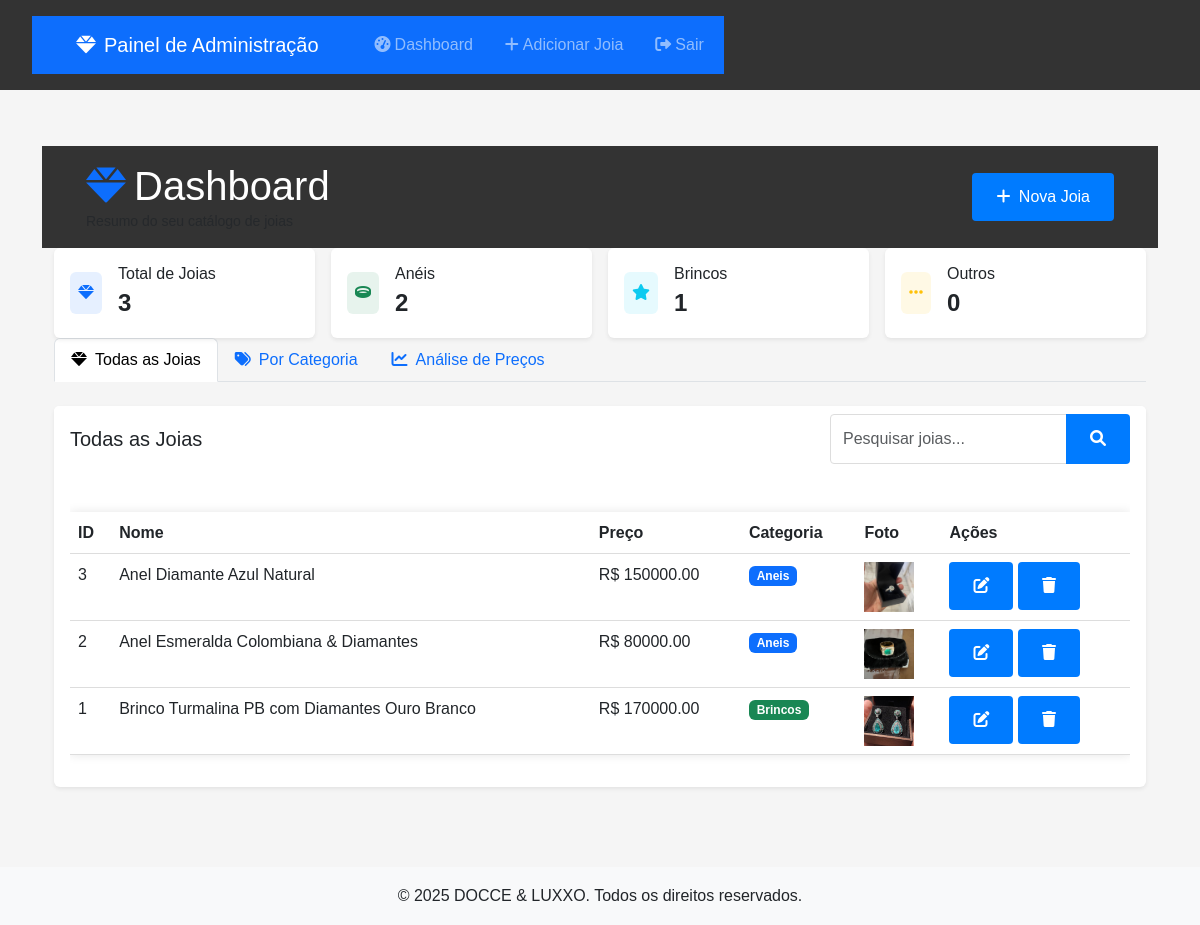
The app's page /admin/dashboard (signed in) with its own data.
### app/models.py (models this page shows, shortened)
class Joia(db.Model):
    id = db.Column(db.Integer, primary_key=True)
    nome = db.Column(db.String(100), nullable=False)
    preco = db.Column(db.Float, nullable=False)
    descricao = db.Column(db.Text, nullable=False)
    categoria = db.Column(db.String(50), nullable=False)
    foto = db.Column(db.String(200), nullable=False)

### app/routes.py (the view)
@admin.route('/dashboard')
@login_required
def dashboard():
    try:
        joias = Joia.query.order_by(Joia.id.desc()).all()
        total_joias = len(joias)
        aneis_count = len([joia for joia in joias if joia.categoria == 'aneis'])
        brincos_count = len([joia for joia in joias if joia.categoria == 'brincos'])
        outros_count = len([joia for joia in joias if joia.categoria not in ['aneis', 'brincos']])
        categorias = [
            {
                'nome': 'aneis',
                'quantidade': aneis_count,
                'joias': [joia for joia in joias if joia.categoria == 'aneis'][:4]
            },
            {
                'nome': 'brincos',
                'quantidade': brincos_count,
                'joias': [joia for joia in joias if joia.categoria == 'brincos'][:4]
            },
            {
                'nome': 'outros',
                'quantidade': outros_count,
                'joias': [joia for joia in joias if joia.categoria not in ['aneis', 'brincos']] or []
            }
        ]
        precos = [joia.preco for joia in joias]
        max_preco = max(precos) if precos else 0
        min_preco = min(precos) if precos else 0
        avg_preco = (sum(precos) / len(precos)) if precos else 0
        joias_mais_caras = sorted(joias, key=lambda x: x.preco, reverse=True)[:5]
        return render_template(
            'admin/dashboard.html',
            joias=joias,
            total_joias=total_joias,
            aneis_count=aneis_count,
            brincos_count=brincos_count,
            outros_count=outros_count,
            categorias=categorias,
            max_preco=max_preco,
            min_preco=min_preco,
            avg_preco=avg_preco,
            joias_mais_caras=joias_mais_caras
        )
    except Exception as e:
        flash('Error loading dashboard.', 'danger')
        return render_template('admin/dashboard.html', joias=[])

### app/templates/admin/dashboard.html (shortened to what this page needs)
{% extends "admin/base.html" %}
{% block admin_content %}
<header class="dashboard-header">
    <div class="container">
        <div class="d-flex justify-content-between align-items-center">
            <div>
                <h1 class="mb-0">
                    <i class="fas fa-gem text-primary me-2"></i>Dashboard
                </h1>
                <p class="text-muted small mb-0">Resumo do seu catálogo de joias</p>
            </div>
            <div class="text-end">
                <a href="{{ url_for('admin.upload') }}" class="btn btn-primary btn-sm">
                    <i class="fas fa-plus me-1"></i> Nova Joia
                </a>
            </div>
        </div>
    </div>
</header>
<section class="metrics-section">
    <div class="container">
        <div class="row row-cols-1 row-cols-md-2 row-cols-lg-4 g-3">
            <div class="col">
                <div class="card h-100 border-0 shadow-sm">
                    <div class="card-body p-3">
                        <div class="d-flex align-items-center">
                            <div class="bg-primary bg-opacity-10 p-2 rounded me-3">
                                <i class="fas fa-gem text-primary"></i>
                            </div>
                            <div>
                                <h6 class="mb-0">Total de Joias</h6>
                                <p class="mb-0 fs-4 fw-bold">{{ total_joias }}</p>
                            </div>
                        </div>
                    </div>
                </div>
            </div>
            <div class="col">
                <div class="card h-100 border-0 shadow-sm">
                    <div class="card-body p-3">
                        <div class="d-flex align-items-center">
                            <div class="bg-success bg-opacity-10 p-2 rounded me-3">
                                <i class="fas fa-ring text-success"></i>
                            </div>
                            <div>
                                <h6 class="mb-0">Anéis</h6>
                                <p class="mb-0 fs-4 fw-bold">{{ aneis_count }}</p>
                            </div>
                        </div>
                    </div>
                </div>
            </div>
            <div class="col">
                <div class="card h-100 border-0 shadow-sm">
                    <div class="card-body p-3">
                        <div class="d-flex align-items-center">
                            <div class="bg-info bg-opacity-10 p-2 rounded me-3">
                                <i class="fas fa-star text-info"></i>
                            </div>
                            <div>
                                <h6 class="mb-0">Brincos</h6>
                                <p class="mb-0 fs-4 fw-bold">{{ brincos_count }}</p>
                            </div>
                        </div>
                    </div>
                </div>
            </div>
            <div class="col">
                <div class="card h-100 border-0 shadow-sm">
                    <div class="card-body p-3">
                        <div class="d-flex align-items-center">
                            <div class="bg-warning bg-opacity-10 p-2 rounded me-3">
                                <i class="fas fa-ellipsis-h text-warning"></i>
                            </div>
                            <div>
                                <h6 class="mb-0">Outros</h6>
                                <p class="mb-0 fs-4 fw-bold">{{ outros_count }}</p>
                            </div>
                        </div>
                    </div>
                </div>
            </div>
        </div>
    </div>
</section>
<section class="main-content">
    <div class="container">
        <ul class="nav nav-tabs mb-4" id="dashboardTabs" role="tablist">
            <li class="nav-item">
                <button class="nav-link active" id="joias-tab" data-bs-toggle="tab" data-bs-target="#joias">
                    <i class="fas fa-gem me-2"></i>Todas as Joias
                </button>
            </li>
            <li class="nav-item">
                <button class="nav-link" id="categorias-tab" data-bs-toggle="tab" data-bs-target="#categorias">
                    <i class="fas fa-tags me-2"></i>Por Categoria
                </button>
            </li>
            <li class="nav-item">
                <button class="nav-link" id="precos-tab" data-bs-toggle="tab" data-bs-target="#precos">
                    <i class="fas fa-chart-line me-2"></i>Análise de Preços
                </button>
            </li>
        </ul>
        <div class="tab-content" id="dashboardTabsContent">
            <div class="tab-pane fade show active" id="joias" role="tabpanel">
                <div class="card border-0 shadow-sm">
                    <div class="card-header bg-white border-0 d-flex justify-content-between align-items-center">
                        <h5 class="mb-0">Todas as Joias</h5>
                        <div class="input-group" style="width: 300px;">
                            <input type="text" id="searchInput" class="form-control" placeholder="Pesquisar joias...">
                            <button class="btn btn-outline-secondary" type="button">
                                <i class="fas fa-search"></i>
                            </button>
                        </div>
                    </div>
                    <div class="card-body">
                        <div class="table-responsive">
                            <table class="table table-hover">
                                <thead>
                                    <tr>
                                        <th>ID</th>
                                        <th>Nome</th>
                                        <th>Preço</th>
                                        <th>Categoria</th>
                                        <th>Foto</th>
                                        <th>Ações</th>
                                    </tr>
                                </thead>
                                <tbody>
                                    {% for joia in joias %}
                                    <tr>
                                        <td>{{ joia.id }}</td>
                                        <td>{{ joia.nome }}</td>
                                        <td>R$ {{ "%.2f"|format(joia.preco) }}</td>
                                        <td>
                                            <span class="badge bg-{% if joia.categoria == 'aneis' %}primary{% elif joia.categoria == 'brincos' %}success{% else %}secondary{% endif %}">
                                                {{ joia.categoria|capitalize }}
                                            </span>
                                        </td>
                                        <td>
                                            <img src="{{ joia.foto }}" alt="{{ joia.nome }}" style="width: 50px; height: 50px; object-fit: cover;" onerror="this.src='/static/images/default-thumbnail.png'">
                                        </td>
                                        <td>
                                            <a href="{{ url_for('admin.edit_joia', joia_id=joia.id) }}"
                                               class="btn btn-sm btn-outline-primary"
                                               data-bs-toggle="tooltip"
                                               title="Editar">
                                                <i class="fas fa-edit"></i>
                                            </a>
                                            <a href="{{ url_for('admin.delete_joia', joia_id=joia.id) }}"
                                               class="btn btn-sm btn-outline-danger"
                                               data-bs-toggle="tooltip"
                                               title="Excluir"
                                               onclick="return confirm('Tem certeza que deseja excluir esta joia?');">
                                                <i class="fas fa-trash"></i>
                                            </a>
                                        </td>
                                    </tr>
                                    {% endfor %}
                                </tbody>
                            </table>
                        </div>
                    </div>
                </div>
            </div>
        </div>
    </div>
</section>
{% endblock %}

### app/templates/admin/base.html (shortened to what this page needs)
<!DOCTYPE html>
<html lang="pt-BR">
<head>
    <link rel="stylesheet" href="https://cdnjs.cloudflare.com/ajax/libs/font-awesome/6.0.0/css/all.min.css">
    <link rel="stylesheet" href="https://cdn.jsdelivr.net/npm/bootstrap@5.3.0/dist/css/bootstrap.min.css">
    <link rel="stylesheet" href="/static/css/admin.css">
</head>
<body>
    <div class="admin-container">
        <header class="admin-header">
            <nav class="navbar navbar-expand-lg navbar-dark bg-primary">
                <div class="container-fluid">
                    <a class="navbar-brand" href="{{ url_for('admin.dashboard') }}">
                        <i class="fas fa-gem me-2"></i>Painel de Administração
                    </a>
                    <div class="collapse navbar-collapse" id="navbarNav">
                        <ul class="navbar-nav ms-auto">
                            <li class="nav-item">
                                <a class="nav-link" href="{{ url_for('admin.dashboard') }}">
                                    <i class="fas fa-tachometer-alt me-1"></i>Dashboard
                                </a>
                            </li>
                            <li class="nav-item">
                                <a class="nav-link" href="{{ url_for('admin.upload') }}">
                                    <i class="fas fa-plus me-1"></i>Adicionar Joia
                                </a>
                            </li>
                            <li class="nav-item">
                                <a class="nav-link" href="{{ url_for('admin.logout') }}">
                                    <i class="fas fa-sign-out-alt me-1"></i>Sair
                                </a>
                            </li>
                        </ul>
                    </div>
                </div>
            </nav>
        </header>
        <main class="container mt-4 mb-5">
            {% block admin_content %}{% endblock %}
        </main>
        <footer class="admin-footer mt-5 py-3 bg-light">
            <div class="container text-center">
                <p class="mb-0">&copy; 2025 DOCCE & LUXXO. Todos os direitos reservados.</p>
            </div>
        </footer>
    </div>
</body>
</html>

### app/static/css/admin.css (style rules this page uses)
body { font-family: 'Arial', sans-serif; line-height: 1.6; margin: 0; padding: 0; background-color: #f5f5f5; }
header { background-color: #333; color: white; padding: 1rem 2rem; display: flex; justify-content: space-between; align-items: center; }
header h1 { margin: 0; }
nav a { color: white; text-decoration: none; margin-left: 1rem; padding: 0.5rem 1rem; border-radius: 4px; transition: background-color 0.3s; }
main { padding: 2rem; }
input[type="text"], input[type="password"], input[type="number"], input[type="file"], textarea, select { width: 100%; padding: 0.75rem; border: 1px solid #ddd; border-radius: 4px; font-size: 1rem; }
.btn { display: inline-block; padding: 0.75rem 1.5rem; background-color: #007bff; color: white; text-decoration: none; border: none; border-radius: 4px; cursor: pointer; font-size: 1rem; transition: background-color 0.3s; }
table { width: 100%; border-collapse: collapse; margin-top: 1.5rem; background-color: white; box-shadow: 0 0 10px rgba(0, 0, 0, 0.1); }
th, td { padding: 1rem; text-align: left; border-bottom: 1px solid #ddd; }
th { background-color: #f8f9fa; font-weight: bold; }

### records on screen
Joia: id "3", nome "Anel Diamante Azul Natural", preco "150000.00", categoria "Aneis", foto (picture)
Joia: id "2", nome "Anel Esmeralda Colombiana & Diamantes", preco "80000.00", categoria "Aneis", foto (picture)
Joia: id "1", nome "Brinco Turmalina PB com Diamantes Ouro Branco", preco "170000.00", categoria "Brincos", foto (picture)

### other values on screen
{{ total_joias }} "3"
{{ aneis_count }} "2"
{{ brincos_count }} "1"
{{ outros_count }} "0"
